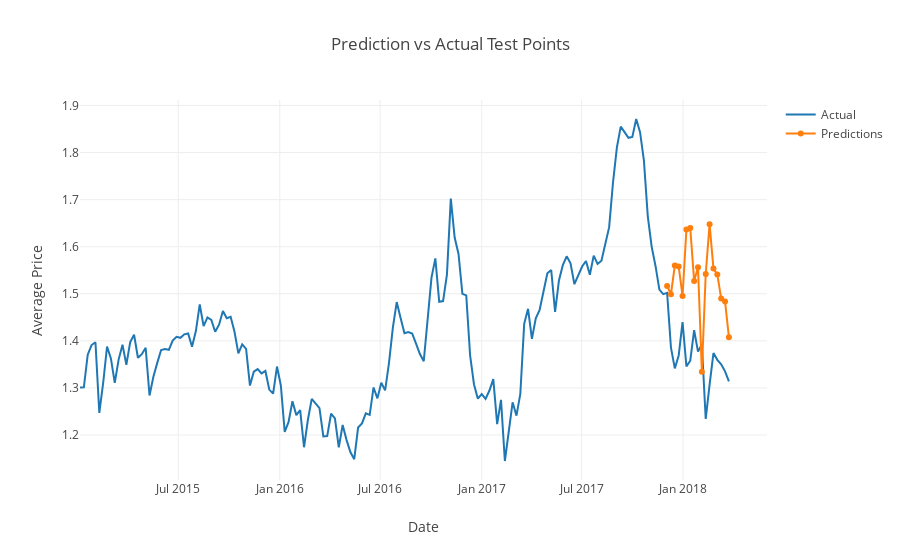

Source (notebook cell):
### Markdown cell above
## Linear Regression - To predict Average Price of Avocado

### Code cell
# Multiple Linear Regression formula : Y = b0X0 + b1X1 + b2X2 + ... + bnXn where X0=1

# Creating feature and target variables
X = ml_df.drop('AveragePrice',1)
y = ml_df.AveragePrice

# Splitting the data into training and test datasets
X_train, X_test, y_train, y_test = train_test_split(X,y,test_size = 0.10, shuffle=False)

reg_all = LinearRegression()
reg_all.fit(X_train,y_train)
y_pred = reg_all.predict(X_test)
print('Linear Regression', (np.sqrt(mean_squared_error(y_test, y_pred))))

new_frame = y_test.copy()
new_frame['Predictions'] = y_pred

scatter1 = go.Scatter(x=ml_df.index, y=ml_df['AveragePrice'], name="Actual")

scatter2 = go.Scatter(x=new_frame.index, y=new_frame['Predictions'], name="Predictions")

data = [scatter1, scatter2]
layout=go.Layout(title="Prediction vs Actual Test Points", xaxis={'title':'Date'}, yaxis={'title':'Average Price'})
figure=go.Figure(data=data,layout=layout)
iplot(figure)

### Figure 1 — Plotly figure (JSON) as saved in the notebook; plotly's stock layout.template omitted (floating-point values rounded to 4 significant figures; data arrays with more than 128 entries replaced by an {"elided": "..."} marker saying what was removed)
{"data": [{"name": "Actual", "type": "scatter", "uid": "405e43fa-c924-11e8-98dc-d4619d242650", "x": {"elided": "169 str values"}, "y": {"elided": "169 float values"}}, {"name": "Predictions", "type": "scatter", "uid": "405e4bf4-c924-11e8-927e-d4619d242650", "x": ["2017-12-03", "2017-12-10", "2017-12-17", "2017-12-24", "2017-12-31", "2018-01-07", "2018-01-14", "2018-01-21", "2018-01-28", "2018-02-04", "2018-02-11", "2018-02-18", "2018-02-25", "2018-03-04", "2018-03-11", "2018-03-18", "2018-03-25", "Predictions"], "y": [1.516, 1.499, 1.56, 1.558, 1.495, 1.636, 1.639, 1.527, 1.556, 1.335, 1.542, 1.648, 1.554, 1.541, 1.49, 1.484, 1.408]}], "layout": {"title": "Prediction vs Actual Test Points", "xaxis": {"title": "Date"}, "yaxis": {"title": "Average Price"}}}
